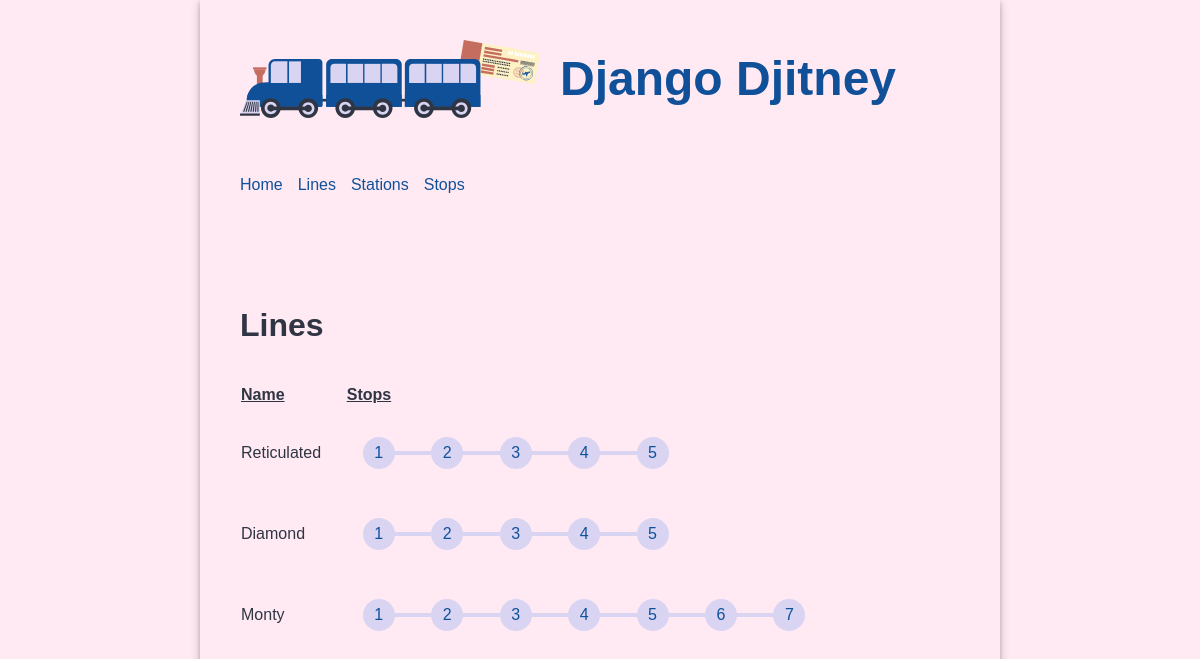
The page / on the database its author committed.
### routes/models.py (models this page shows, shortened)
class Line(models.Model):
  name = models.CharField(unique=True, max_length=200)

class Stop(models.Model):
  class Meta:
    unique_together = (('line', 'stop_number'))
  line = models.ForeignKey(Line, on_delete=models.CASCADE)
  station = models.ForeignKey(Station, on_delete=models.CASCADE)
  stop_number = models.PositiveIntegerField()

### routes/views.py (the view)
# urls.py: path('', views.HomeView.as_view(), name='home'),
class HomeView(TemplateView):
  template_name = "routes/home.html"
  def get_context_data(self):
    context = super().get_context_data()
    context["lines"] = Line.objects.all()
    context["stations"] = Station.objects.all()
    context["stops"] = Stop.objects.all()
    return context

### routes/templates/routes/home.html (shortened to what this page needs)
{% extends 'base.html' %} {% load static %} {% block title %}Django Djitney{% endblock %} {% block content %}
<div class="home">
  <div>
    <h2>Lines</h2>
    <table class="line-table">
      <thead>
        <tr>
          <th>Name</th>
          <th>Stops</th>
        </tr>
      </thead>
      <tbody>
        {% for line in lines %}
        <tr>
          <td>{{ line.name }}</td>
          <td>
            <ul>
              {% for stop in line.stop_set.all %}
              <li>{{ stop.stop_number }}</li>
              {% endfor %}
            </ul>
          </td>
        </tr>
        {% endfor %}
      </tbody>
    </table>
  </div>
</div>
{% endblock %}

### routes/templates/base.html (shortened to what this page needs)
{% load static %}
<!DOCTYPE html>
<html>
  <head>
    <link
      rel="stylesheet"
      type="text/css"
      href="{% static 'routes/style.css' %}"
    />
  </head>
  <body>
    <div class="app">
      <header>
        <div class="header-first-row">
          <img
            src="{% static 'routes/train.svg' %}"
            alt="Django Djitney Logo"
            width="300px"
          />
          <h1 class="title">Django Djitney</h1>
        </div>
        <nav class="navbar">
          <a class="nav-item" href="{% url 'home' %}">Home</a>
<a class="nav-item" href="{% url 'lines' %}">Lines</a>
<a class="nav-item" href="{% url 'stations' %}">Stations</a>
<a class="nav-item" href="{% url 'stops' %}">Stops</a>
        </nav>
      </header>
      <main>{% block content %}{% endblock %}</main>
    </div>
  </body>
</html>

### routes/static/routes/style.css (style rules this page uses)
body { font-family: 'IBM Plex Sans', sans-serif; margin: 0; background-color: #FFE9F3; }
header { background-color: #FFE9F3; min-height: 200px; display: flex; align-items: center; flex-direction: column; align-items: flex-start; padding-left: 40px; padding-top: 40px; }
.header-first-row { width: 100%; display: flex; }
.navbar { margin-top: 50px; display: flex; width: 100%; }
.navbar a { text-decoration: none; padding: 8px 0; color: #105099; margin-right: 15px; }
.title { font-size: 3em; padding: 0px 50px 0 20px; margin: auto 0; color: #105099; }
main { padding: 40px; }
main h2 { font-size: 2em; color: #2f3542; }
.app { min-width: 800px; max-width: 60%; margin: 0 auto; box-shadow: 0 2px 4px 0 rgba(0, 0, 0, 0.2), 0 3px 10px 0 rgba(0, 0, 0, 0.19); }
main table { text-align: left; border-collapse: separate; border-spacing: 0 15px; width: 100%; color: #2f3542; }
main table th { text-align: left; border-collapse: separate; border-spacing: 0 15px; text-decoration: underline; color: #2f3542; }
ul { list-style: none; }
.line-table li { width: 2em; height: 2em; text-align: center; line-height: 2em; border-radius: 1em; background: #D8D4F2; margin: 0 1em; display: inline-block; color: #105099; position: relative; }
.line-table li::before { content: ""; position: absolute; top: 0.9em; left: -4em; width: 4em; height: 0.2em; background: #D8D4F2; z-index: -1; }
.line-table li:first-child::before { display: none; }
.line-table ul { padding: 0; }
a { text-decoration: none; color: #105099; }

### rows shown on the page
Line: name "Reticulated"
Stop: stop_number "1"
Stop: stop_number "2"
Stop: stop_number "3"
Stop: stop_number "4"
Stop: stop_number "5"
Line: name "Diamond"
Stop: stop_number "1"
Stop: stop_number "2"
Stop: stop_number "3"
Stop: stop_number "4"
Stop: stop_number "5"
Line: name "Monty"
Stop: stop_number "1"
Stop: stop_number "2"
Stop: stop_number "3"
Stop: stop_number "4"
Stop: stop_number "5"
Stop: stop_number "6"
Stop: stop_number "7"
